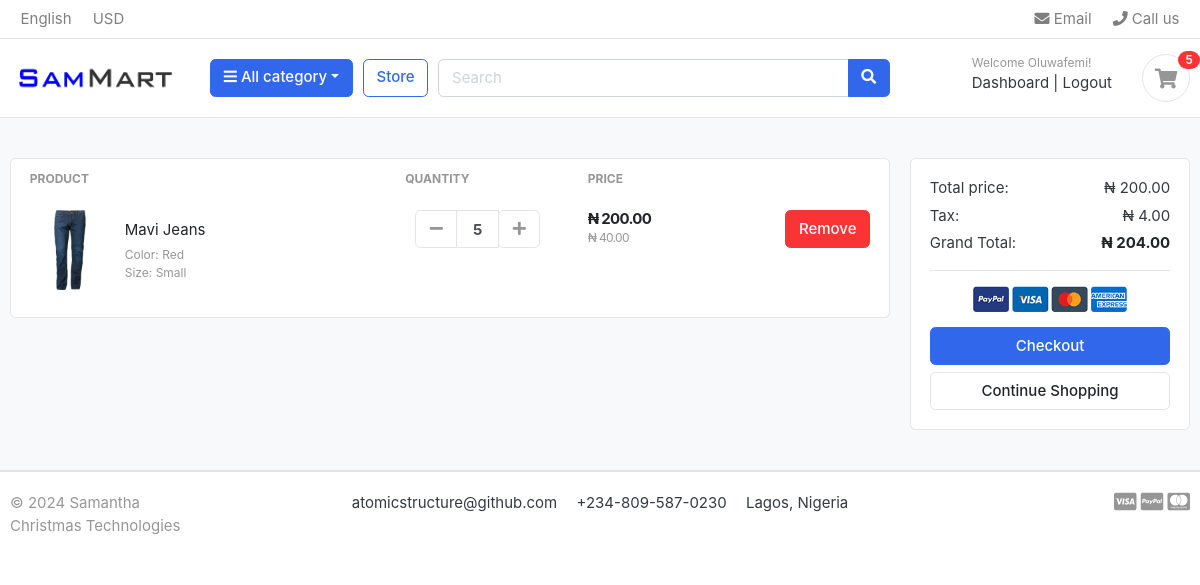
Before: /cart/ (signed in) with the older database file.
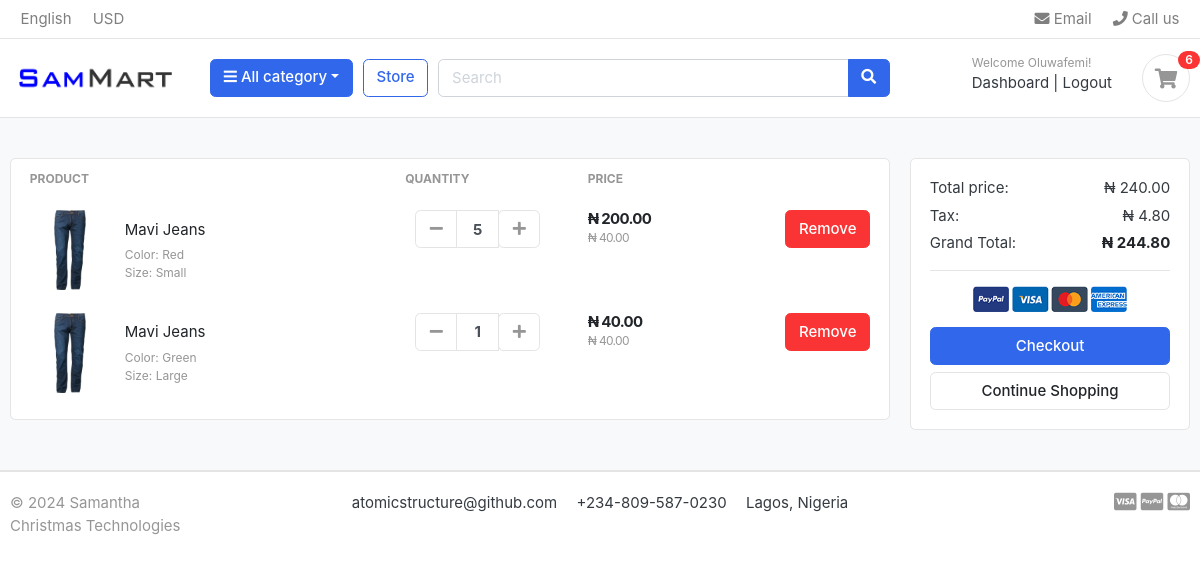
After: the same page with the newer database file.
### account/models.py (models this page shows, shortened)
class Account(AbstractBaseUser):
    first_name = models.CharField(max_length=100)
    last_name = models.CharField(max_length=100)
    email = models.EmailField(max_length=100, unique=True)
    phone_number = models.CharField(max_length=100)
    username = models.CharField(max_length=100, unique=True)
    password = models.CharField(max_length=100)
    created_at = models.DateTimeField(auto_now_add=True)
    last_login = models.DateTimeField(auto_now=True)
    is_admin = models.BooleanField(default=False)
    is_active = models.BooleanField(default=False)
    is_staff = models.BooleanField(default=False)
    is_superuser = models.BooleanField(default=False)
    USERNAME_FIELD = 'email'
    REQUIRED_FIELDS = ['username', 'first_name', 'last_name', 'phone_number']
    objects = MyAccountManager()

### carts/models.py (models this page shows, shortened)
class CartItem(models.Model):
    product = models.ForeignKey(Products, on_delete=models.CASCADE)
    variations = models.ManyToManyField(Variation, blank=True)
    cart = models.ForeignKey(Cart, on_delete=models.CASCADE, null=True)
    quantity = models.IntegerField()
    user = models.ForeignKey(Account, on_delete=models.CASCADE, null=True)
    is_active = models.BooleanField(default=True)
    def sub_total(self):
        return self.product.price * self.quantity

### store/models.py (models this page shows, shortened)
class Products(models.Model):
    product_name = models.CharField(max_length=200, unique=True)
    slug = models.SlugField(max_length=200, unique=True)
    description = models.TextField(max_length=500, blank=True)
    price = models.DecimalField( max_digits=10, decimal_places=2, default=0.00)
    digital = models.BooleanField(default=False, null=True, blank=False)
    image = models.ImageField(upload_to='photos/product')
    stock = models.IntegerField()
    is_available = models.BooleanField(default=True)
    category = models.ForeignKey(Category, on_delete=models.CASCADE)
    created_date = models.DateTimeField(auto_now_add=True)
    modified_date = models.DateTimeField(auto_now=True)
    def get_url(self):
        return reverse('product_detail', args=[self.category.slug, self.slug])

class Variation(models.Model):
    product = models.ForeignKey(Products, on_delete=models.CASCADE)
    variation_category = models.CharField(max_length=200, choices=(variation_category_choice))
    variation_value = models.CharField(max_length=200)
    is_active = models.BooleanField(default=True)
    created_date = models.DateTimeField(auto_now=True)
    objects = VariationManager()

### carts/views.py (the view)
# urls.py: path("", views.cart, name="cart"),
def cart(request, total=0, quantity=0, cart_items=None):
    try:
        tax = 0
        grand_total = 0
        if request.user.is_authenticated:
            cart_items = CartItem.objects.filter(user=request.user, is_active=True)
        else:
            cart = Cart.objects.get(cart_id=_cart_id(request))
            cart_items = CartItem.objects.filter(cart=cart, is_active=True)
        for cart_item in cart_items:
            total += (cart_item.product.price * cart_item.quantity)
            quantity += cart_item.quantity
        tax = (2 * total) / 100
        grand_total = total + tax
    except ObjectDoesNotExist:
        pass
    context = {
        'cart_items': cart_items,
        'total': total,
        'quantity': quantity,
        'tax': tax,
        'grand_total': grand_total,
    }
    return render(request, 'store/cart.html', context)

### templates/store/cart.html (shortened to what this page needs)
{% extends "base.html" %}
{% load static %}
{% block content %}
  <section class="section-content padding-y bg">
    <div class="container">
      {% if not cart_items %}
        <h2 class="text-center">Shopping Cart is Empty!</h2>
        <br>
        <div class="text-center">
          <a href="{% url 'store' %}" class="btn btn-primary">Continue Shopping</a>
        </div>
      {% else %}
      <div class="row">
        <aside class="col-lg-9">
          <div class="card">
            <table class="table table-borderless table-shopping-cart">
              <thead class="text-muted">
                <tr class="small text-uppercase">
                  <th scope="col">Product</th>
                  <th scope="col" width="120">Quantity</th>
                  <th scope="col" width="120">Price</th>
                  <th scope="col" class="text-right" width="200"></th>
                </tr>
              </thead>
              <tbody>
                {% for cart_item in cart_items %}
                <tr>
                  <td>
                    <figure class="itemside align-items-center">
                      <div class="aside">
                        <img src="{{ cart_item.product.image.url }}" class="img-sm" />
                      </div>
                      <figcaption class="info">
                        <a href="{{ cart_item.product.get_url }}" class="title text-dark">{{ cart_item.product.product_name }}</a>
                        <p class="text-muted small">
                          {% if cart_item.variations.all %}
                            {% for variation in cart_item.variations.all %}
                              {{ variation.variation_category | capfirst }}: {{ variation.variation_value | capfirst }} <br>
                            {% endfor %}
                          {% endif %}
                        </p>
                      </figcaption>
                    </figure>
                  </td>
                  <td>
                    <div class="col">
                      <div class="input-group input-spinner">
                        <div class="input-group-prepend">
                          <a href="{% url 'remove_cart' cart_item.product.id cart_item.id %}" class="btn btn-light" type="button" id="button-plus"><i class="fa fa-minus"></i> </a>
                        </div>
                        <input type="text" class="form-control" value="{{cart_item.quantity}}" />
                        <div class="input-group-append">
                          <form action="{% url 'add_cart' cart_item.product.id %}" method="POST">
                            <button class="btn btn-light" type="submit" id="button-minus"><i class="fa fa-plus"></i> </button>
                          </form>
                        </div>
                      </div>
                    </div>
                  </td>
                  <td>
                    <div class="price-wrap">
                      <var class="price">₦ {{ cart_item.sub_total }}</var>
                      <small class="text-muted">₦ {{ cart_item.product.price }}</small>
                    </div>
                  </td>
                  <td class="text-right">
                    <a href="{% url 'delete_cart_item' cart_item.product.id cart_item.id %}" onclick="return confirm('You are about to delete this Item')" class="btn btn-danger">Remove</a>
                  </td>
                </tr>
              </tbody>
              {% endfor %}
            </table>
          </div>
        </aside>
        <aside class="col-lg-3">
          <div class="card">
            <div class="card-body">
              <dl class="dlist-align">
                <dt>Total price:</dt>
                <dd class="text-right">₦ {{ total }}</dd>
              </dl>
              <dl class="dlist-align">
                <dt>Tax:</dt>
                <dd class="text-right">₦ {{ tax }}</dd>
              </dl>
              <dl class="dlist-align">
                <dt>Grand Total:</dt>
                <dd class="text-right text-dark b"><strong>₦ {{ grand_total }}</strong></dd>
              </dl>
              <hr />
              <p class="text-center mb-3">
                <img src="{% static './images/misc/payments.png' %}" height="26" />
              </p>
              <a href="{% url 'checkout' %}" class="btn btn-primary btn-block">Checkout</a>
              <a href="{% url 'store' %}" class="btn btn-light btn-block">Continue Shopping</a>
            </div>
          </div>
        </aside>
      </div>
      {% endif %}
    </div>
  </section>
{% endblock %}

### templates/base.html (shortened to what this page needs)
{% load static %}
<!DOCTYPE HTML>
<html lang="en">
  <head>
    <link href="{% static '/css/bootstrap.css' %}" rel="stylesheet" type="text/css" />
    <link href="{% static '/fonts/fontawesome/css/all.min.css' %}" type="text/css" rel="stylesheet" />
    <link href="{% static '/css/ui.css' %}" rel="stylesheet" type="text/css" />
    <link href="{% static '/css/responsive.css' %}" rel="stylesheet" media="only screen and (max-width: 1200px)" />
  </head>
  <body>
    {% include "includes/navbar.html" %}
    {% block content %}
    {% endblock %}
    {% include "includes/footer.html" %}

### templates/includes/navbar.html (shortened to what this page needs)
{% load static %}
<header class="section-header">
    <nav class="navbar p-md-0 navbar-expand-sm navbar-light border-bottom">
      <div class="container">
        <div class="collapse navbar-collapse" id="navbarTop4">
          <ul class="navbar-nav mr-auto">
            <li class="nav-item dropdown">
              <a href="#" class="nav-link">English</a>
            </li>
            <li class="nav-item dropdown">
              <a href="#" class="nav-link">USD</a>
            </li>
          </ul>
          <ul class="navbar-nav">
            <li>
              <a href="mailto:ogundarearnold@gmail.com" class="nav-link"><i class="fa fa-envelope"></i> Email</a>
            </li>
            <li>
              <a href="tel:+2348169261295" class="nav-link"><i class="fa fa-phone"></i> Call us</a>
            </li>
          </ul>
        </div>
      </div>
    </nav>
    <section class="header-main border-bottom">
      <div class="container">
        <div class="row align-items-center">
          <div class="col-lg-2 col-md-3 col-6">
            <a href="{% url 'home' %}" class="brand-wrap"><img class="logo" src="{% static './images/logo.png' %}" /></a>
          </div>
          <div class="col-lg col-sm col-md col-6 flex-grow-0">
            <div class="category-wrap dropdown d-inline-block float-right">
              <button type="button" class="btn btn-primary dropdown-toggle" data-toggle="dropdown"><i class="fa fa-bars"></i> All category</button>
            </div>
          </div>
          <a href="{% url 'store' %}" class="btn btn-outline-primary">Store</a>
          <div class="col-lg col-md-6 col-sm-12 col">
            <form action="{% url 'search' %}" class="search" method="get">
              <div class="input-group w-100">
                <input type="text" class="form-control" style="width:60%;" placeholder="Search" name="keyword"/>
                <div class="input-group-append">
                  <button class="btn btn-primary" type="submit"><i class="fa fa-search"></i></button>
                </div>
              </div>
            </form>
          </div>
          <div class="col-lg-3 col-sm-6 col-8 order-2 order-lg-3">
            <div class="d-flex justify-content-end mb-3 mb-lg-0">
            {% if user.id is None %}
              <div class="widget-header">
                <small class="title text-muted">Welcome guest!</small>
                <div>
                  <a href="{% url 'login' %}">Sign in</a> <span class="dark-transp">|</span>
                  <a href="{% url 'register' %}">Register</a>
                </div>
              </div>
              {% else %}
              <div class="widget-header">
                <small class="title text-muted">Welcome {{ user.first_name }}!</small>
                <div>
                  <a href="{% url 'dashboard' %}">Dashboard</a> <span class="dark-transp">|</span>
                  <a href="{% url 'logout' %}">Logout</a>
                </div>
              </div>
            {% endif %}
              <a href="{% url 'cart' %}" class="widget-header pl-3 ml-3">
                <div class="icon icon-sm rounded-circle border">
                  <i class="fa fa-shopping-cart"></i>
                </div>
                <span class="badge badge-pill badge-danger notify">{{ cart_count }}</span>
              </a>
            </div>
          </div>
        </div>
      </div>
    </section>
  </header>

### templates/includes/footer.html
<footer class="section-footer border-top">
    <div class="container">
      <section class="footer-bottom border-top row">
        <div class="col-md-2">
          <p class="text-muted">&copy {% now "Y" %} Samantha Christmas Technologies</p>
        </div>
        <div class="col-md-8 text-md-center">
          <span class="px-2">atomicstructure@github.com</span>
          <span class="px-2">+234-809-587-0230</span>
          <span class="px-2">Lagos, Nigeria</span>
        </div>
        <div class="col-md-2 text-md-right text-muted">
          <i class="fab fa-lg fa-cc-visa"></i>
          <i class="fab fa-lg fa-cc-paypal"></i>
          <i class="fab fa-lg fa-cc-mastercard"></i>
        </div>
      </section>
    </div>
  </footer>

Changed rows visible on the page:
added CartItem: product.image (picture), product.product_name "Mavi Jeans", quantity "1", sub_total "40.00", product.price "40.00"
now on this page (row unchanged): Variation: variation_category "Color", variation_value "Green", shown under "Mavi Jeans"
now on this page (row unchanged): Variation: variation_category "Size", variation_value "Large", shown under "Mavi Jeans"
Other visible differences:
{{ cart_count }}: "5" → "6"
{{ total }}: "200.00" → "240.00"
{{ tax }}: "4.00" → "4.80"
{{ grand_total }}: "204.00" → "244.80"
